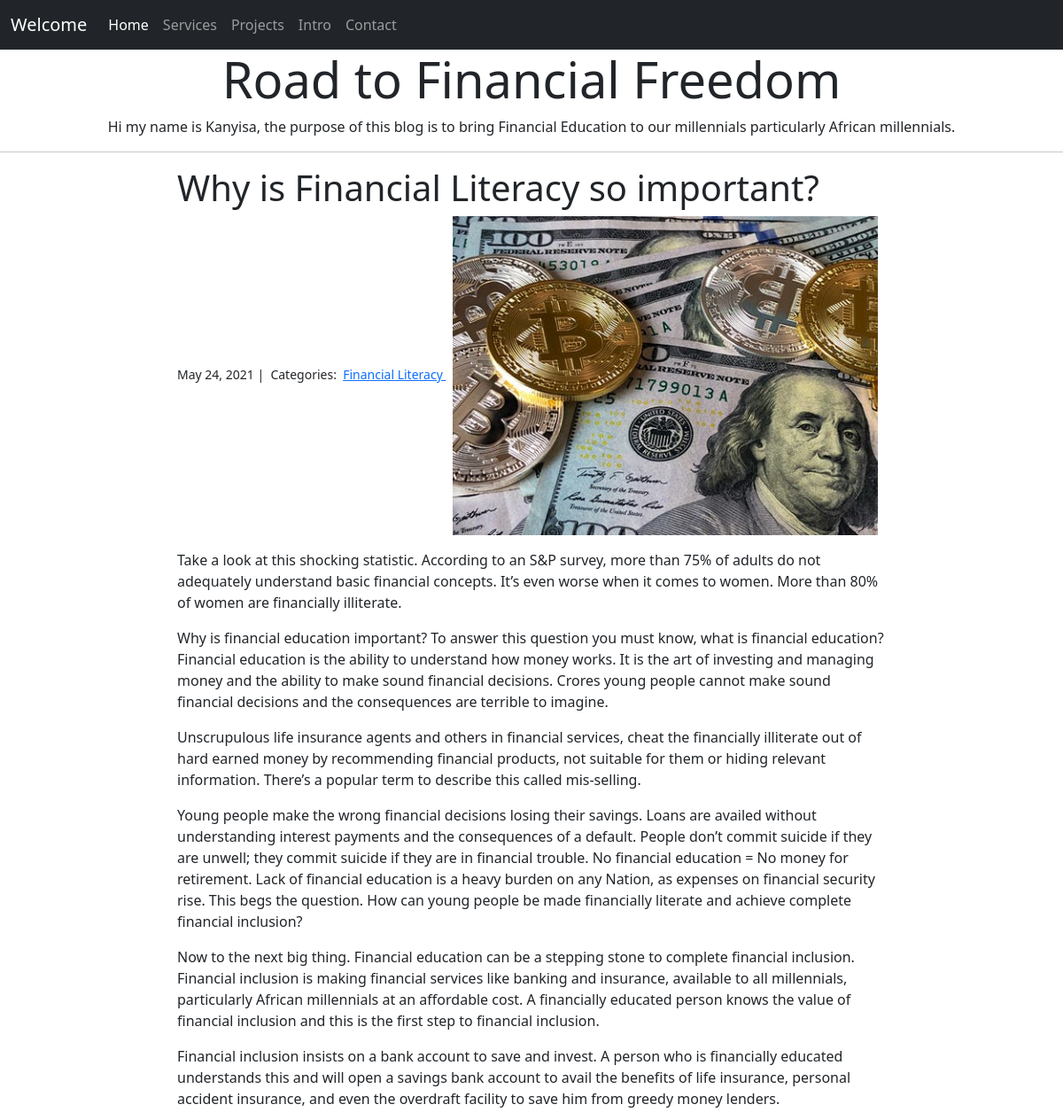
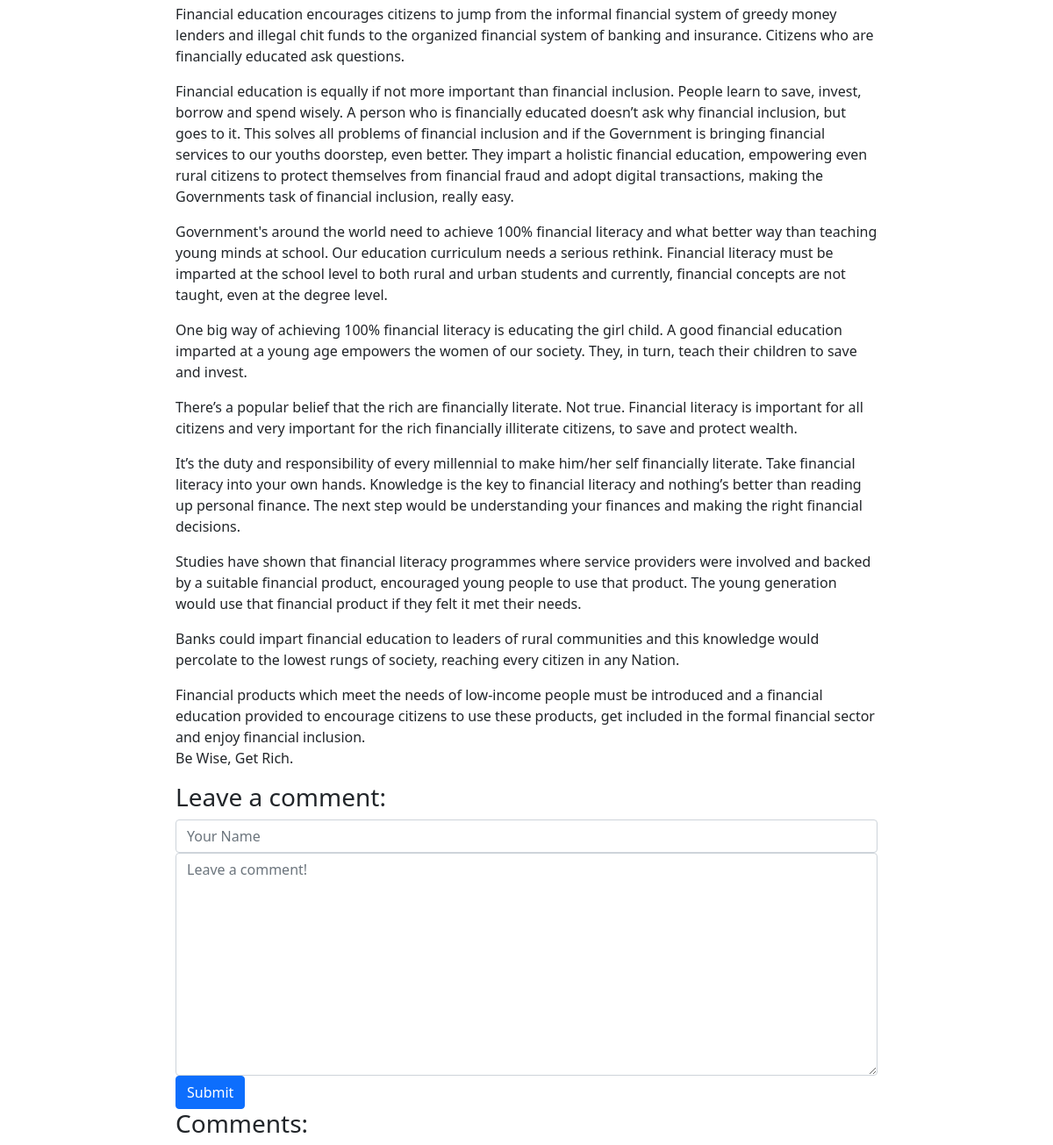
The app's page /blog/2/ with its own data (2 pictures, top to bottom).
### blog/models.py (models this page shows, shortened)
class Post(models.Model):
  title = models.CharField(max_length=255)
  body = models.TextField()
  created_on = models.DateTimeField(auto_now_add=True)
  last_modified = models.DateTimeField(auto_now=True)
  categories = models.ManyToManyField('Category', related_name='posts')
  objects = models.Manager()

class Category(models.Model):
  name = models.CharField(max_length=20)
  objects = models.Manager()

### blog/views.py (the view, shortened to what this page needs)
# urls.py: path("<int:pk>/", views.blog_detail, name="blog_detail"),
def blog_detail(request, pk):
    post = Post.objects.get(pk=pk)
    form = CommentForm()
    comments = Comment.objects.filter(post=post)
    context = {
      "post": post,
      "comments": comments,
      "form": form,
    }
    return render(request, "blog_detail.html", context)

### blog/forms.py
class CommentForm(forms.Form):
    author = forms.CharField(
        max_length=60,
        widget=forms.TextInput(attrs={
            "class": "form-control",
            "placeholder": "Your Name"
        })
    )
    body = forms.CharField(widget=forms.Textarea(
        attrs={
            "class": "form-control",
            "placeholder": "Leave a comment!"
        })
    )

### blog/templates/blog_detail.html (shortened to what this page needs)
<!DOCTYPE html>
{% extends "base.html" %}
{% load static%}
{% block page_content %}
<div class="jumbotron text-center">
  <h1 class="display-4 text-center" >Road to Financial Freedom</h1>
  <p class="leadtext-center">Hi my name is Kanyisa, the purpose of this blog is to bring Financial Education to our millennials particularly African millennials.</p>
</div>
<hr>
<div class="col-md-8 offset-md-2">
    <h1>{{ post.title }}</h1>
    <small>
        {{ post.created_on.date }} |&nbsp;
        Categories:&nbsp;
        {% for category in post.categories.all %}
        <a href="{% url 'blog_category' category.name %}">
            {{ category.name }}
        </a>&nbsp;
        {% endfor %}
    </small>
    <img src= "{% static 'img/pexels-photo-730547.jpeg'%}" alt="" width="60%">
    <p>{{ post.body | linebreaks }}</p>
    <h3>Leave a comment:</h3>
    <form action="/blog/{{ post.pk }}/" method="post">
        <div class="form-group">
            {{ form.author }}
        </div>
        <div class="form-group">
            {{ form.body }}
        </div>
        <button type="submit" class="btn btn-primary">Submit</button>
    </form>
    <h3>Comments:</h3>
</div>
{% endblock %}

### personal_portfolio/templates/base.html (shortened to what this page needs)
<!DOCTYPE html>
{% load static%}
<html lang="en">
  <head>
    <link href="{% static 'css/bootstrap.min.css'%}" rel="stylesheet">
  </head>
  <body>
  <nav class="navbar navbar-expand-lg navbar-dark bg-dark">
  <div class="container-fluid">
    <a class="navbar-brand">Welcome</a>
    <div class="collapse navbar-collapse" id="navbarNav">
      <ul class="navbar-nav">
        <li class="nav-item">
          <a class="nav-link active" aria-current="page" href="{% url 'home' %}">Home</a>
        </li>
        <li class="nav-item">
          <a class="nav-link" href="{% url 'services_provided' %}">Services</a>
        </li>
        <li class="nav-item">
          <a class="nav-link" href="{% url 'project_index' %}">Projects</a>
        </li>
        <li class="nav-item">
          <a class="nav-link" href="{% url 'about_me'%}">Intro</a>
        </li>
        <li class="nav-item">
          <a class="nav-link" href="{% url 'contact'%}">Contact</a>
        </li>
      </ul>
    </div>
  </div>
</nav>
  {% block page_content %}{% endblock %}
  </body>
</html>

### records on screen
Post: title "Why is Financial Literacy so important?", created_on "May 24, 2021", body "Take a look at this shocking statistic. According to an S&P survey, more than 75% of adults do not adequately understand basic financial concepts. It’s even worse when it comes to women. More than 80% of women are financially illiterate. Why is financial education important? To answer this question you must know, what is financial education? Financial education is the ability to understand how money works. It is the art of investing and managing money and the ability to make sound financial decisions. Crores young people cannot make sound financial decisions and the consequences are terrible to imagine. Unscrupulous life insurance agents and others in financial services, cheat the…"
Category: name "Financial Literacy"
